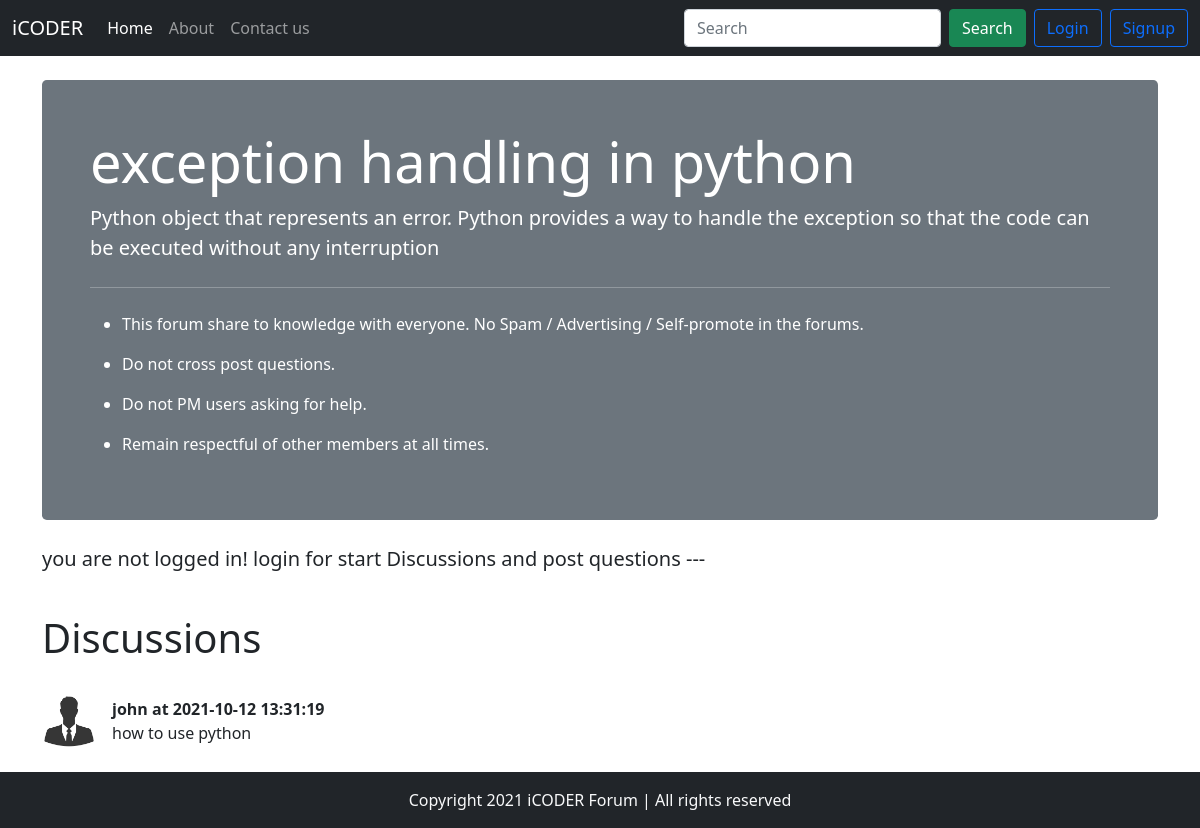
The app's page /threads.php?thread_id=2 with its own data.
### tables this page shows
CREATE TABLE `threads` (
  `id` int(255) NOT NULL,
  `title` varchar(255) NOT NULL,
  `description` text NOT NULL,
  `cat_id` varchar(255) NOT NULL,
  `user_id` int(255) NOT NULL,
  `time` datetime NOT NULL DEFAULT current_timestamp()
);

CREATE TABLE `comment` (
  `comment_id` int(255) NOT NULL,
  `comment_content` text NOT NULL,
  `thread_id` int(255) NOT NULL,
  `comment_by` varchar(255) NOT NULL,
  `comment_time` datetime NOT NULL DEFAULT current_timestamp()
);

CREATE TABLE `users` (
  `uid` int(255) NOT NULL,
  `username` varchar(255) NOT NULL,
  `email` varchar(25) NOT NULL,
  `pass` text NOT NULL,
  `cpass` varchar(255) NOT NULL,
  `time` datetime NOT NULL DEFAULT current_timestamp()
);

### threads.php (the view, shortened to what this page needs)
<!DOCTYPE html>
<html lang="en">
<head>
</head>
<body>
    <?php include  "partials/header.php" ; ?>
    <?php include  "partials/connection.php" ; ?>
    <?php include  "partials/link.php" ; ?>
    <?php
    $id=$_GET['thread_id'];
   $selectquery = "select * from threads where id=$id";
   $query = mysqli_query($con,$selectquery);
   while($row = mysqli_fetch_assoc($query)){
             $title =$row['title'];
       $description =$row['description'];
   }
   ?>
    <div class="container my-4">
        <div class="jumbotron">
            <div class="w-auto h-70 p-5 text-white bg-secondary rounded-3">
                <h1 class="display-4"> <?php echo $title; ?> </h1>
                <p class="lead"><?php echo $description; ?></p>
                <hr class="my-4">
                <ul>
                    <li>
                        <p>This forum share to knowledge with everyone. No Spam / Advertising / Self-promote in the
                            forums.
                        </p>
                    </li>
                    <li>
                        <p> Do not cross post questions. </p>
                    </li>
                    <li>
                        <p> Do not PM users asking for help. </p>
                    </li>
                    <li>
                        <p> Remain respectful of other members at all times.</p>
                    </li>
                </ul>
            </div>
        </div>
    </div>
    <?php
if(isset($_SESSION['loggedin']) && $_SESSION['loggedin']==true){
  echo'<div class="container">
        <h1>Post the comments</h1>
        <form action="'.$_SERVER['REQUEST_URI'] .'" method="POST">
            <div class="mb-3">
                <small>type ypur comment</small>
                <label for="comment" class="form-label"></label>
                <textarea class="form-control" name="comment" id="comment" rows="3" required></textarea>
                <input type="hidden" name="uid" value=" '. $_SESSION['uid'] .' ">
            </div>
            <button type="submit" name="submit" class="btn btn-success">Post comment </button>
    </div>
    </form>';
}
else {
    echo'
    <div class="container">
    <p class="lead">
      you are not logged in! login for start Discussions and post questions ---
  </p>
  </div>';
   }
?>
    <br>
    <div class="container">
        <h1>Discussions</h1>
        <br>
        <?php
    $id=$_GET['thread_id'];
   $selectquery = "select * from comment where thread_id=$id";
   $query = mysqli_query($con,$selectquery);
   while($row = mysqli_fetch_array($query)){
    $comment_content =$row['comment_content'];
    $comment_user_id=$row['comment_by'];
    $time=$row['comment_time'];
    $sql = "select username from users where uid ='$comment_user_id'" ;
    $result = mysqli_query($con,$sql);
    $row_email = mysqli_fetch_array($result);
    $username = $row_email['username'];
   echo'    <div class="d-flex align-items-center">
            <div class="flex-shrink-0">
                <img src="images/default.jpg" width="54px" class="mr-3" alt="user">
            </div>
            <div class="flex-grow-1 ms-3">
            <p class="fw-bold my-0">'.$username.' at '.$time.'</p>
    '.$comment_content.'
    </div>
    </div>
    <br>';
    }
    ?>
    </div>
    <?php include  "partials/footer.php" ; ?>
</body>
</html>

### records on screen
threads: title "exception handling in python", description "Python object that represents an error. Python provides a way to handle the exception so that the code can be executed without any interruption"
comment: users.username "john", comment_time "2021-10-12 13:31:19", comment_content "how to use python"
